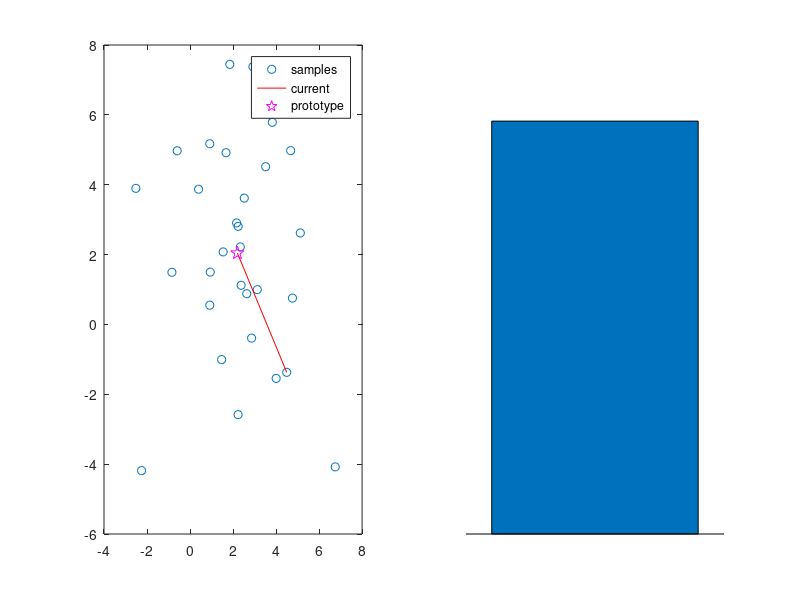
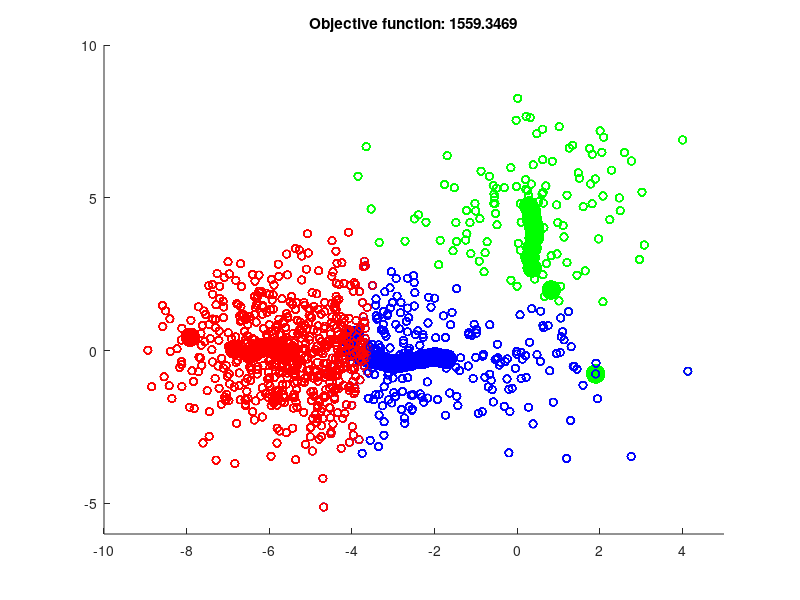

Recreate these plots in MATLAB, in order.
% This is a MATLAB script for the
% CLPS1291 lecture on k-means.

% Other m-files required: none
% Subfunctions: none
% MAT-files required: none
% Author: Thomas Serre
% Brown University
% CLPS Department
% email: Thomas_Serre@Brown.edu
% Website: http://serre-lab.clps.brown.edu
% February 2014;
% The k-means code is a modified version of the
% simple_kmedias function by Mauricio Martinez-Garcia, 2003,2007

clc;
% clear all;
close all;

%%%%%%%%%%%%%%%%%%%%%%%%%%%%%%%%%%%%%%%%%%%%%%%%%%%%%%%%%%%%%%%%%%%%%%%%%%
%% Model neuron coding for distance from average for toy data
%% Excercise for home: Try to run the code on your faces...
clear all;
x   = 2.0 + 3.0*randn(2,30);
sim = 'rbf'; % 'rbf' or 'dot-prod' or 'sig'

%% Excercise: Try to implement the normalized dot-product

% Algorithm starts
ind = randperm(size(x,2)); %% randomize the presentation order
m   = mean(x,2); %% sample mean
w   = m;

for ii = 1:size(x,2)
    subplot(1,2,1); plot(x(1,:), x(2,:), 'o');
    hold on;
    
    switch sim
        case 'rbf'
            % compute distance between current stimulus x(:,ind(ii)) and synaptic weight
            D2   = sum((x(:,ind(ii))-w).^2);
            sig2 = 100;
            y = exp(-D2/sig2);
            
            plot([m(1) x(1,ind(ii))], [m(2) x(2,ind(ii))], '-r', 'MarkerSize', 10);
            plot(m(1), m(2), 'pm', 'MarkerSize', 10);
            legend('samples', 'current','prototype')
            hold off
            subplot(1,2,2); bar(1,y); axis([0 2 0 1]); axis off
            
        case 'dot-prod'
            y = w'*x(:,ind(ii));
            
            plot([0 x(1,ind(ii))], [0 x(2,ind(ii))], '-r', 'MarkerSize', 10);
            plot([0 m(1)], [0  m(2)], '-g', 'MarkerSize', 10);
            legend('samples', 'current','prototype')
            hold off
            subplot(1,2,2); bar(1,y); axis([0 2 -10 10]); axis off
            
        case 'sig'
            y = logsig(w'*x(:,ind(ii)));
            
            plot([0 x(1,ind(ii))], [0 x(2,ind(ii))], '-r', 'MarkerSize', 10);
            plot([0 m(1)], [0  m(2)], '-g', 'MarkerSize', 10);
            legend('samples', 'current','prototype')
            hold off
            subplot(1,2,2); bar(1,y); axis([0 2 0 1]); axis off
    end
    pause
end


%%%%%%%%%%%%%%%%%%%%%%%%%%%%%%%%%%%%%%%%%%%%%%%%%%%%%%%%%%%%%%%%%%%%%%%%%%
%% K-means demo

close all;
clear all;

K  = 3; %% K for k-means

col = [1 0 0; 0 1 0; 0 0 1; 1 1 0; 1 0 1; 0 1 1];

dim     = 2;
%%init
dist    = zeros(1,K);
maxerr  = 0;
m       = 1;

clus_size = [100 100 700];
my_var    = [2 2 2];
my_sdev   = sqrt(my_var);


cluster1 = my_sdev(1)*randn(clus_size(1),dim) + kron(ones(clus_size(1),1),[0,0]);
cluster2 = my_sdev(2)*randn(clus_size(2),dim) + kron(ones(clus_size(2),1),[0,5]);
cluster3 = my_sdev(3)*randn(clus_size(3),dim) + kron(ones(clus_size(3),1),[-5,0]);

% Build data matrix with corresponding labels lab
X    = [cluster1 ; cluster2 ; cluster3];
lab  = [ones(size(cluster1,1),1); ...
    2*ones(size(cluster2,1),1); 3*ones(size(cluster3,1),1)];

[Ndata, dims] = size(X);

figure
scatter(X(:,1),X(:,2), 30, [0 0 0]);
axis([-10 5 -6 10]);
hold on;

% Initial prototype assignment (arbitrary)
ind = randperm(size(X,1));
for i=1:K-1
    means(i,:) = X(ind(i),:);
end
means(K,:) = mean(X(K:Ndata,:));

cmp = 1 + maxerr;
while (cmp > maxerr)
    
    class  = zeros(K,dims);
    Nclass = zeros(K,1);
    myind  = [];
    
    scatter(means(:,1), means(:,2), 200, col(1:K,:), 'fill' );
    
    pause(.5);
    
    % Groups each elements to the nearest prototype
    for ii = 1:Ndata
        for jj = 1:K
            % Euclidean distance from data to each prototype
            dist(jj) = norm(X(ii,:)-means(jj,:))^2;
        end
        % Find indices of minimum distance
        index_min = find(~(dist-min(dist)));
        
        % If there are multiple min distances, decide randomly
        index_min          = index_min(ceil(length(index_min)*rand));
        class(index_min,:) = class(index_min,:) + X(ii,:);
        Nclass(index_min)  = Nclass(index_min) + 1;
        myind              = [myind index_min];
    end
    
    err = 0;
    for ii = 1:K
        class(ii,:) = class(ii,:) / Nclass(ii);
        ind         = find(myind==ii);
        
        scatter(X(ind,1),X(ind,2), 30, repmat(col(ii,:), length(ind),1));
        
        err = err+sum(sqrt(sum((X(ind,:)-repmat(class(ii,:),length(ind),1)).^2,2)));
    end
    
    title(['Objective function: ' num2str(err)])
    pause(.5);
    
    % Compare results with previous iteration
    cmp = 0;
    for ii = 1:K
        cmp = norm(class(ii,:)-means(ii,:));
    end
    
    % Prototype update
    means = class;
end

Nmeans = Nclass;
